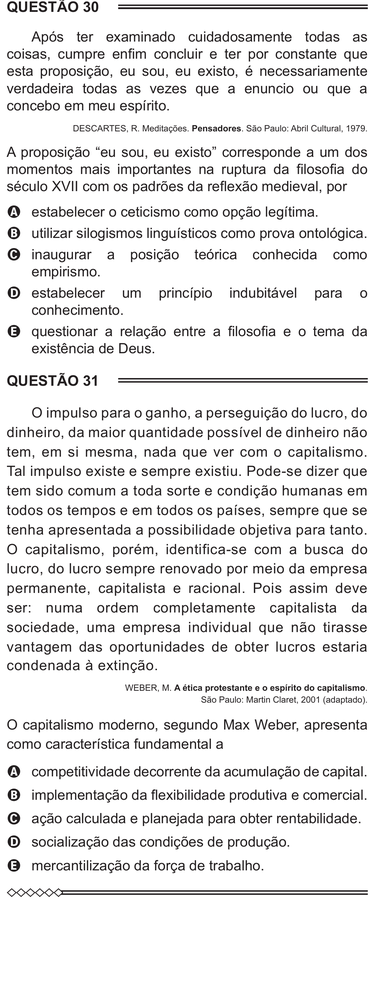
#> input picture 4Passo-RemoverBordasCentraisDasMetades/divididas-com-bordas-do-meio/pagina_enem_10_direita.png, 372 x 1000 px, shrunk from 1064 x 2862 before the run; its folder holds 4 pictures in this run
$ python remover-bordas-internas.py
#> lines starting #> are read from the running program, lines starting #| are printed output that depends on the picture
"""
Propósito: Remover a bordinha interna que fica entre as colunas
Autor: Alexandre Nassar de Peder
Criação: 02/10/2025
Atualização: 03/06/2026

OBS1: puxe a pasta "divididas-com-bordas-do-meio" do passo 3 para essa pasta do passo 4

OBS2: As imagens da coluna da esquerda tem uma bordinha no lado direito

OBS3: As imagens da coluna da direita tem uma bordinha no lado esquerdo

OBS4: abra as imagens no GIMP para contar pixels e saber quantos pixels cortar da borda interna

OBS5: este código vai criar uma pasta de saída chamada "divididas-sem-bordas-do-meio", vai cortar as bordinhas internas de cada coluna e salvar as imagens cortadas nessa pasta criada

OBS6: Atualize as linhas 43 e 47 com os valores corretos de corte (esquerda, superior, direita, inferior) para a respectiva coluna (esquerda/direita)

OBS7: execute o código, e abra as imagens para conferir se as bordas foram removidas corretamente. Se não, ajuste os valores de corte e execute novamente.
"""

from PIL import Image
import os

pasta_imagens = "divididas-com-bordas-do-meio"
pasta_saida = "divididas-sem-bordas-do-meio"

os.makedirs(pasta_saida, exist_ok=True)

for nome_arquivo in os.listdir(pasta_imagens):
    if nome_arquivo.lower().endswith(".png"):
        caminho_entrada = os.path.join(pasta_imagens, nome_arquivo)
        imagem = Image.open(caminho_entrada)
#> imagem is the input picture: PIL image 372x1000 RGB; mean R, G, B 231.7, 231.3, 231.4

        largura, altura = imagem.size
#> largura = 372; altura = 1000

        # Aplica o corte original das bordas totais
        caixa_corte = (0, 0, largura, altura)
#> caixa_corte = (0, 0, 372, 1000)

        # Aplica cortes adicionais baseados no nome do arquivo
        if nome_arquivo.endswith("_esquerda.png"):
            # Remover pixels da borda direita das imagens de coluna da esquerda, nesse exemplo, 25 pixels
            caixa_corte = (caixa_corte[0], caixa_corte[1], caixa_corte[2] - 30, caixa_corte[3]) # ATUALIZE AQUI O VALOR DE CORTE PARA A COLUNA DA ESQUERDA (esquerda, superior, direita, inferior)

        elif nome_arquivo.endswith("_direita.png"):
            # Remover pixels da borda esquerda das imagens de coluna da direita, nesse exemplo, 25 pixels
            caixa_corte = (caixa_corte[0] - 20, caixa_corte[1], caixa_corte[2], caixa_corte[3]) # ATUALIZE AQUI O VALOR DE CORTE PARA A COLUNA DA DIREITA (esquerda, superior, direita, inferior)
#> caixa_corte = (-20, 0, 372, 1000)

        imagem_cortada = imagem.crop(caixa_corte)
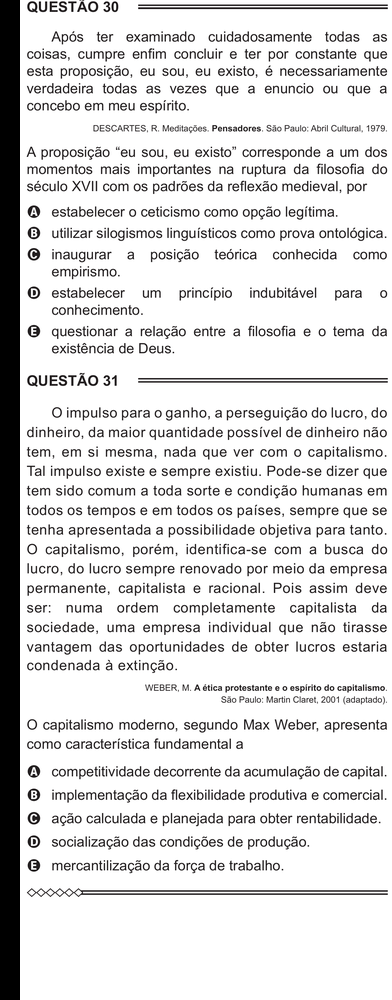
#> imagem_cortada: PIL image 392x1000 RGB; mean R, G, B 219.9, 219.5, 219.6

        caminho_saida = os.path.join(pasta_saida, nome_arquivo)
        imagem_cortada.save(caminho_saida)
#> pass 2 of the loop `for nome_arquivo in os.listdir(pasta_imagens):`:
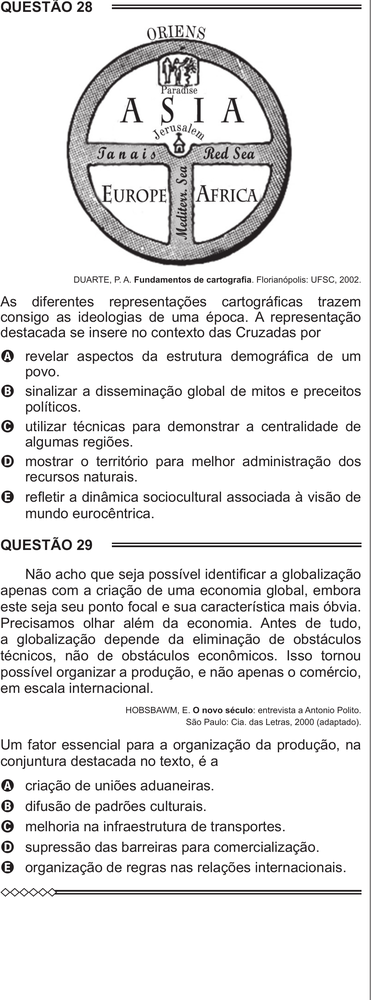
#> input picture 4Passo-RemoverBordasCentraisDasMetades/divididas-com-bordas-do-meio/pagina_enem_10_esquerda.png, 372 x 1000 px, shrunk from 1064 x 2862 before the run
#> imagem is the input picture: PIL image 372x1000 RGB; mean R, G, B 229.5, 229.1, 229.2
#> `imagem_cortada = imagem.crop(caixa_corte)`:
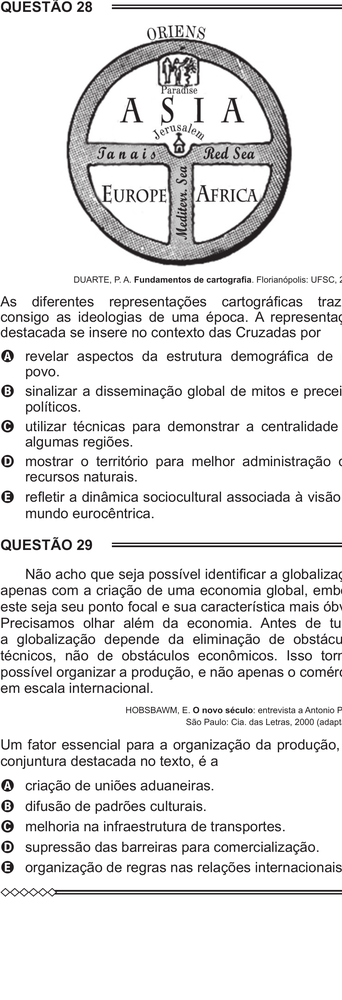
#> imagem_cortada: PIL image 342x1000 RGB; mean R, G, B 228.6, 228.1, 228.2
#> pass 3 of the loop `for nome_arquivo in os.listdir(pasta_imagens):`:
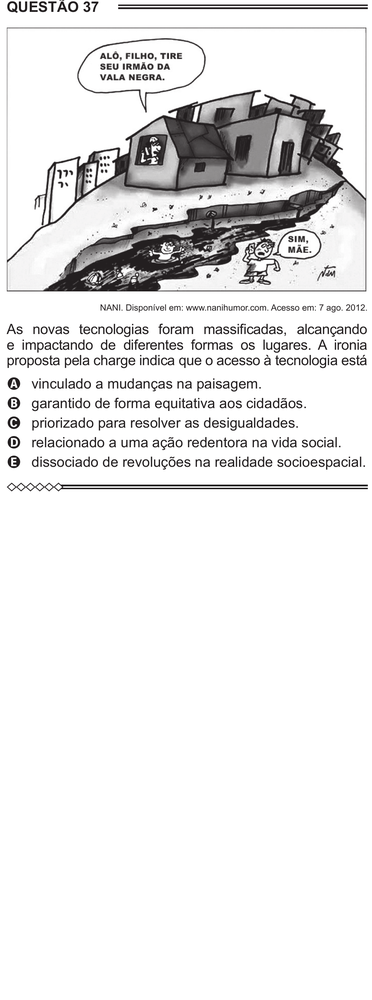
#> input picture 4Passo-RemoverBordasCentraisDasMetades/divididas-com-bordas-do-meio/pagina_enem_12_direita.png, 372 x 1000 px, shrunk from 1064 x 2862 before the run
#> imagem is the input picture: PIL image 372x1000 RGB; mean R, G, B 232.7, 232.3, 232.4
#> `imagem_cortada = imagem.crop(caixa_corte)`:
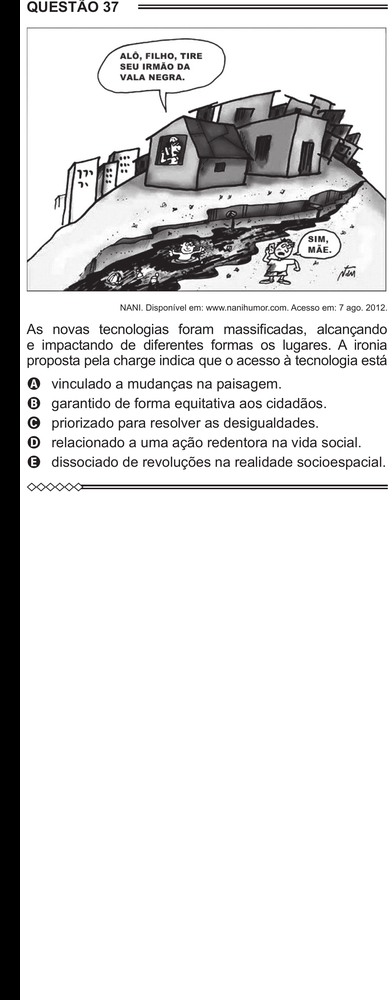
#> imagem_cortada: PIL image 392x1000 RGB; mean R, G, B 220.8, 220.4, 220.5
#> the loop made 4 passes; the first 3 are shown

print("Recorte das bordas concluído.")
